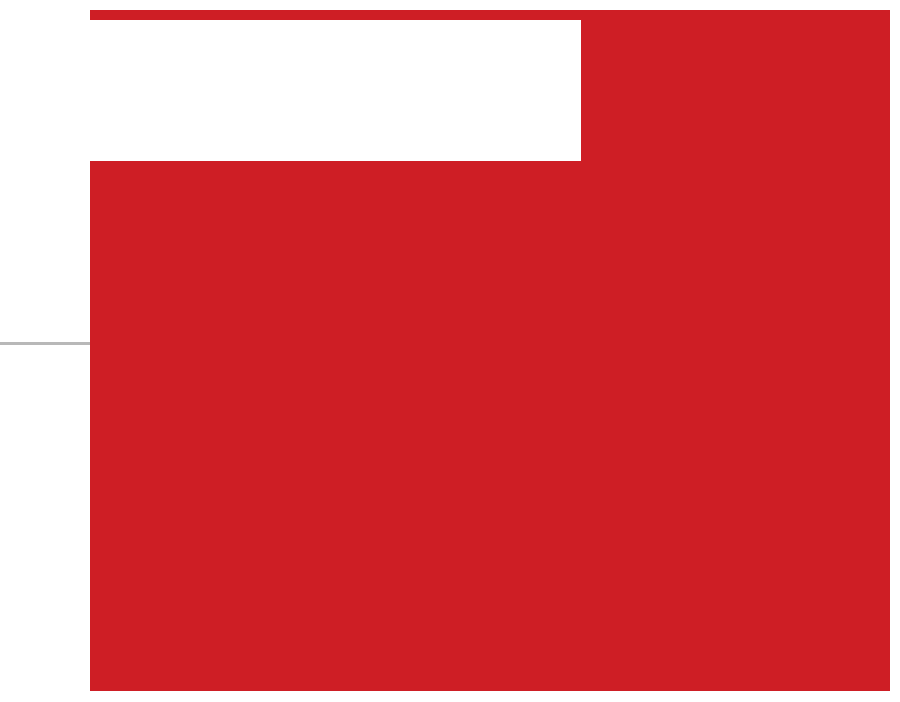
<?xml version="1.0" encoding="UTF-8"?>
<ui version="4.0">
 <class>MainWidget</class>
 <widget class="QWidget" name="MainWidget">
  <property name="geometry">
   <rect>
    <x>0</x>
    <y>0</y>
    <width>900</width>
    <height>702</height>
   </rect>
  </property>
  <property name="windowTitle">
   <string>Artist</string>
  </property>
  <property name="windowIcon">
   <iconset resource="resources.qrc">
    <normaloff>:/res/icons/flash.ico</normaloff>:/res/icons/flash.ico</iconset>
  </property>
  <property name="styleSheet">
   <string notr="true">background-color: rgb(255, 255, 255);</string>
  </property>
  <widget class="QWidget" name="verticalLayoutWidget">
   <property name="geometry">
    <rect>
     <x>0</x>
     <y>10</y>
     <width>91</width>
     <height>601</height>
    </rect>
   </property>
   <layout class="QVBoxLayout" name="verticalLayout">
    <item>
     <widget class="QPushButton" name="ButtonSettings">
      <property name="text">
       <string/>
      </property>
      <property name="icon">
       <iconset resource="resources.qrc">
        <normaloff>:/res/icons/gear.ico</normaloff>:/res/icons/gear.ico</iconset>
      </property>
      <property name="iconSize">
       <size>
        <width>64</width>
        <height>64</height>
       </size>
      </property>
      <property name="flat">
       <bool>true</bool>
      </property>
     </widget>
    </item>
    <item>
     <widget class="QPushButton" name="ButtonStartStop">
      <property name="text">
       <string/>
      </property>
      <property name="icon">
       <iconset resource="resources.qrc">
        <normaloff>:/res/icons/play.ico</normaloff>:/res/icons/play.ico</iconset>
      </property>
      <property name="iconSize">
       <size>
        <width>64</width>
        <height>64</height>
       </size>
      </property>
      <property name="flat">
       <bool>true</bool>
      </property>
     </widget>
    </item>
    <item>
     <widget class="QPushButton" name="ButtonCapture">
      <property name="enabled">
       <bool>false</bool>
      </property>
      <property name="text">
       <string/>
      </property>
      <property name="icon">
       <iconset resource="resources.qrc">
        <normaloff>:/res/icons/camera.ico</normaloff>:/res/icons/camera.ico</iconset>
      </property>
      <property name="iconSize">
       <size>
        <width>64</width>
        <height>64</height>
       </size>
      </property>
      <property name="flat">
       <bool>true</bool>
      </property>
     </widget>
    </item>
    <item>
     <widget class="QPushButton" name="ButtonDraw">
      <property name="enabled">
       <bool>false</bool>
      </property>
      <property name="text">
       <string/>
      </property>
      <property name="icon">
       <iconset resource="resources.qrc">
        <normaloff>:/res/icons/paintbrush2.ico</normaloff>:/res/icons/paintbrush2.ico</iconset>
      </property>
      <property name="iconSize">
       <size>
        <width>64</width>
        <height>64</height>
       </size>
      </property>
      <property name="flat">
       <bool>true</bool>
      </property>
     </widget>
    </item>
    <item>
     <widget class="Line" name="line">
      <property name="frameShadow">
       <enum>QFrame::Sunken</enum>
      </property>
      <property name="lineWidth">
       <number>0</number>
      </property>
      <property name="midLineWidth">
       <number>10</number>
      </property>
      <property name="orientation">
       <enum>Qt::Horizontal</enum>
      </property>
     </widget>
    </item>
    <item>
     <widget class="QPushButton" name="ButtonAutodraw">
      <property name="enabled">
       <bool>false</bool>
      </property>
      <property name="text">
       <string/>
      </property>
      <property name="icon">
       <iconset resource="resources.qrc">
        <normaloff>:/res/icons/magicwand.ico</normaloff>:/res/icons/magicwand.ico</iconset>
      </property>
      <property name="iconSize">
       <size>
        <width>64</width>
        <height>64</height>
       </size>
      </property>
      <property name="flat">
       <bool>true</bool>
      </property>
     </widget>
    </item>
    <item>
     <widget class="QPushButton" name="ButtonSaveLoad">
      <property name="enabled">
       <bool>true</bool>
      </property>
      <property name="text">
       <string/>
      </property>
      <property name="icon">
       <iconset resource="resources.qrc">
        <normaloff>:/res/icons/upload.ico</normaloff>:/res/icons/upload.ico</iconset>
      </property>
      <property name="iconSize">
       <size>
        <width>64</width>
        <height>64</height>
       </size>
      </property>
      <property name="flat">
       <bool>true</bool>
      </property>
     </widget>
    </item>
    <item>
     <widget class="QPushButton" name="ButtonQuit">
      <property name="text">
       <string/>
      </property>
      <property name="icon">
       <iconset resource="resources.qrc">
        <normaloff>:/res/icons/power.ico</normaloff>:/res/icons/power.ico</iconset>
      </property>
      <property name="iconSize">
       <size>
        <width>64</width>
        <height>64</height>
       </size>
      </property>
      <property name="flat">
       <bool>true</bool>
      </property>
     </widget>
    </item>
   </layout>
  </widget>
  <widget class="QLabel" name="ImageView">
   <property name="geometry">
    <rect>
     <x>90</x>
     <y>10</y>
     <width>800</width>
     <height>681</height>
    </rect>
   </property>
   <property name="styleSheet">
    <string notr="true">background-color: rgb(206, 30, 37);</string>
   </property>
   <property name="text">
    <string/>
   </property>
   <property name="scaledContents">
    <bool>false</bool>
   </property>
   <property name="alignment">
    <set>Qt::AlignCenter</set>
   </property>
  </widget>
  <widget class="QLabel" name="label">
   <property name="geometry">
    <rect>
     <x>90</x>
     <y>20</y>
     <width>491</width>
     <height>141</height>
    </rect>
   </property>
   <property name="text">
    <string/>
   </property>
   <property name="pixmap">
    <pixmap resource="resources.qrc">:/res/icons/robowizard__logo.png</pixmap>
   </property>
   <property name="scaledContents">
    <bool>false</bool>
   </property>
  </widget>
 </widget>
 <resources>
  <include location="resources.qrc"/>
 </resources>
 <connections>
  <connection>
   <sender>ButtonSettings</sender>
   <signal>clicked()</signal>
   <receiver>MainWidget</receiver>
   <slot>ButtonSettingsClicked()</slot>
   <hints>
    <hint type="sourcelabel">
     <x>48</x>
     <y>47</y>
    </hint>
    <hint type="destinationlabel">
     <x>81</x>
     <y>80</y>
    </hint>
   </hints>
  </connection>
  <connection>
   <sender>ButtonStartStop</sender>
   <signal>clicked()</signal>
   <receiver>MainWidget</receiver>
   <slot>ButtonStartStopClicked()</slot>
   <hints>
    <hint type="sourcelabel">
     <x>44</x>
     <y>131</y>
    </hint>
    <hint type="destinationlabel">
     <x>81</x>
     <y>160</y>
    </hint>
   </hints>
  </connection>
  <connection>
   <sender>ButtonCapture</sender>
   <signal>clicked()</signal>
   <receiver>MainWidget</receiver>
   <slot>ButtonCaptureClicked()</slot>
   <hints>
    <hint type="sourcelabel">
     <x>54</x>
     <y>253</y>
    </hint>
    <hint type="destinationlabel">
     <x>81</x>
     <y>240</y>
    </hint>
   </hints>
  </connection>
  <connection>
   <sender>ButtonDraw</sender>
   <signal>clicked()</signal>
   <receiver>MainWidget</receiver>
   <slot>ButtonDrawClicked()</slot>
   <hints>
    <hint type="sourcelabel">
     <x>44</x>
     <y>336</y>
    </hint>
    <hint type="destinationlabel">
     <x>81</x>
     <y>320</y>
    </hint>
   </hints>
  </connection>
  <connection>
   <sender>ButtonQuit</sender>
   <signal>clicked()</signal>
   <receiver>MainWidget</receiver>
   <slot>close()</slot>
   <hints>
    <hint type="sourcelabel">
     <x>53</x>
     <y>599</y>
    </hint>
    <hint type="destinationlabel">
     <x>55</x>
     <y>588</y>
    </hint>
   </hints>
  </connection>
  <connection>
   <sender>ButtonSaveLoad</sender>
   <signal>clicked()</signal>
   <receiver>MainWidget</receiver>
   <slot>ButtonLoadClicked()</slot>
   <hints>
    <hint type="sourcelabel">
     <x>48</x>
     <y>481</y>
    </hint>
    <hint type="destinationlabel">
     <x>-4</x>
     <y>433</y>
    </hint>
   </hints>
  </connection>
 </connections>
 <slots>
  <slot>ButtonSettingsClicked()</slot>
  <slot>ButtonDrawClicked()</slot>
  <slot>ButtonCaptureClicked()</slot>
  <slot>ButtonStartStopClicked()</slot>
  <slot>ButtonLoadClicked()</slot>
 </slots>
</ui>
